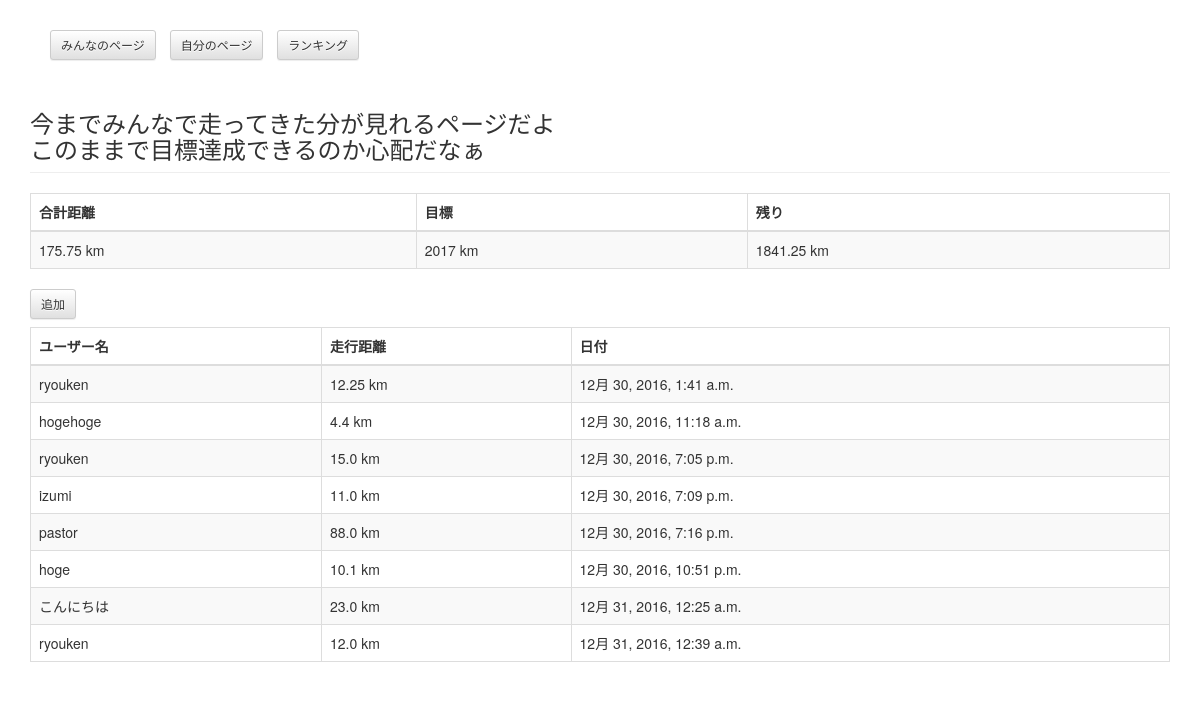
The page /cms/track/ on the database its author committed.
### cms/models.py (models this page shows)
class Track(models.Model):
    user = models.ForeignKey(User, related_name='tracks')
    distance = models.FloatField()
    date = models.DateTimeField(default=datetime.now)

### cms/views.py (the view)
def track_list(request):
    tracks = Track.objects.all().order_by('id')
    sum_distance = 0
    for track in tracks:
        sum_distance += track.distance
    left = 2017 - sum_distance
    return render(request,
                  'cms/track_list.html',
                  {'tracks': tracks, 'sum_distance': sum_distance, 'left': left})

### cms/templates/cms/track_list.html (shortened to what this page needs)
{% extends "cms/../base.html" %}
{% block content %}
    <h3 class="page-header">今までみんなで走ってきた分が見れるページだよ
    <br>このままで目標達成できるのか心配だなぁ</h3>
    <table class="table table-striped table-bordered">
      <thead>
        <tr>
          <th>合計距離</th>
          <th>目標</th>
          <th>残り</th>
        </tr>
      </thead>
      <tbody>
        <tr>
          <td>{{ sum_distance }} km</td>
          <td>{{ '2017' }} km</td>
          <td>{{ left }} km</td>
        </tr>
      </tbody>
    </table>
    <a href="{% url 'cms:track_add' %}" class="btn btn-default btn-sm">追加</a>
    <table class="table table-striped table-bordered">
      <thead>
        <tr>
          <th>ユーザー名</th>
          <th>走行距離</th>
          <th>日付</th>
        </tr>
      </thead>
      <tbody>
        {% for track in tracks %}
        <tr>
          <td>{{ track.user }}</td>
          <td>{{ track.distance }} km</td>
          <td>{{ track.date }}</td>
        </tr>
        {% endfor %}
      </tbody>
    </table>
{% endblock content %}

### cms/templates/base.html (shortened to what this page needs)
{% load staticfiles %}
<!DOCTYPE html>
<html lang="{{ LANGUAGE_CODE|default:"en-us" }}">
<head>
<link href="{% static 'css/bootstrap.min.css' %}" rel="stylesheet">
<link href="{% static 'css/bootstrap-theme.min.css' %}" rel="stylesheet">
</head>
<body>
  <div class="container">
    <header style="margin: 20px">
        <a href="{% url 'cms:track_list' %}" class="btn btn-default btn-sm">みんなのページ</a>
        <a style="margin: 10px" href="{% url 'cms:track_list_user' %}" class="btn btn-default btn-sm">自分のページ</a>
        <a href="{% url 'cms:track_ranking' %}" class="btn btn-default btn-sm">ランキング</a>
    </header>
    {% block content %}{% endblock %}
  </div>
</body>
</html>

### cms/templates/cms/track_list.html (style rules this page uses)
table { margin-top: 8px; }

### rows shown on the page
Track: user "ryouken", distance "12.25", date "12月 30, 2016, 1:41 a.m."
Track: user "hogehoge", distance "4.4", date "12月 30, 2016, 11:18 a.m."
Track: user "ryouken", distance "15.0", date "12月 30, 2016, 7:05 p.m."
Track: user "izumi", distance "11.0", date "12月 30, 2016, 7:09 p.m."
Track: user "pastor", distance "88.0", date "12月 30, 2016, 7:16 p.m."
Track: user "hoge", distance "10.1", date "12月 30, 2016, 10:51 p.m."
Track: user "こんにちは", distance "23.0", date "12月 31, 2016, 12:25 a.m."
Track: user "ryouken", distance "12.0", date "12月 31, 2016, 12:39 a.m."

### other values the page prints
{{ sum_distance }} "175.75"
{{ '2017' }} "2017"
{{ left }} "1841.25"
